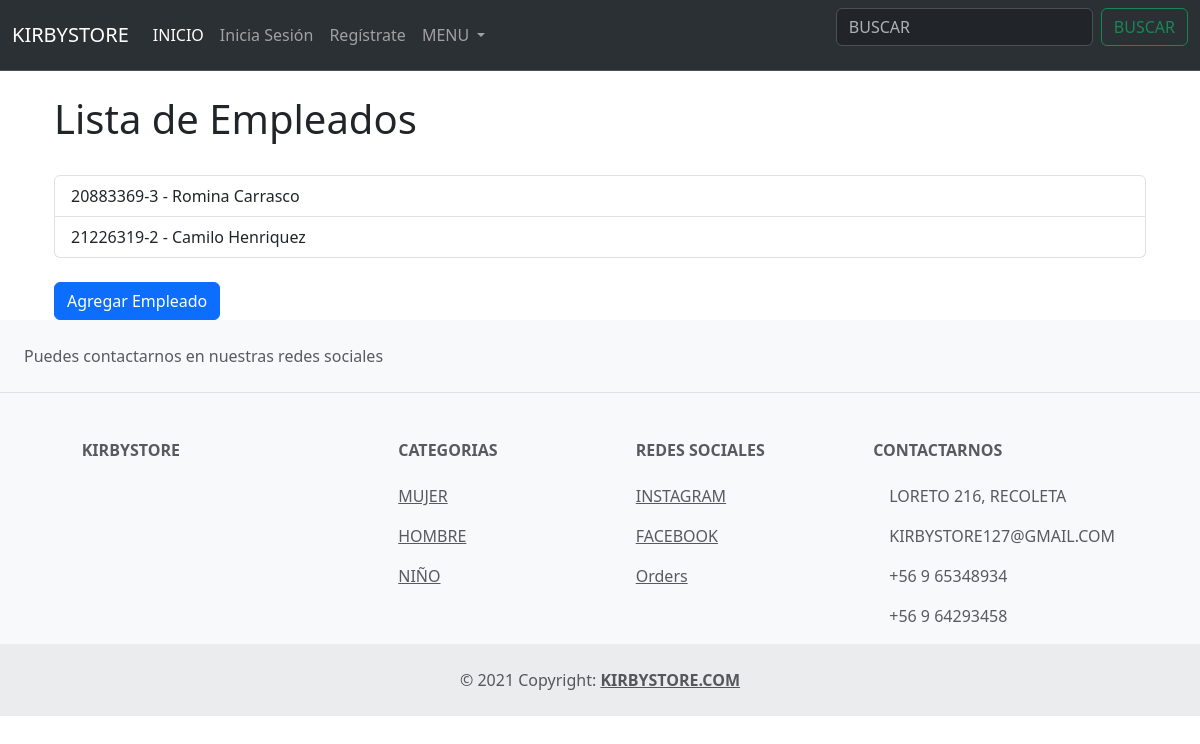
/empleados/, run on an earlier commit of the app's database.
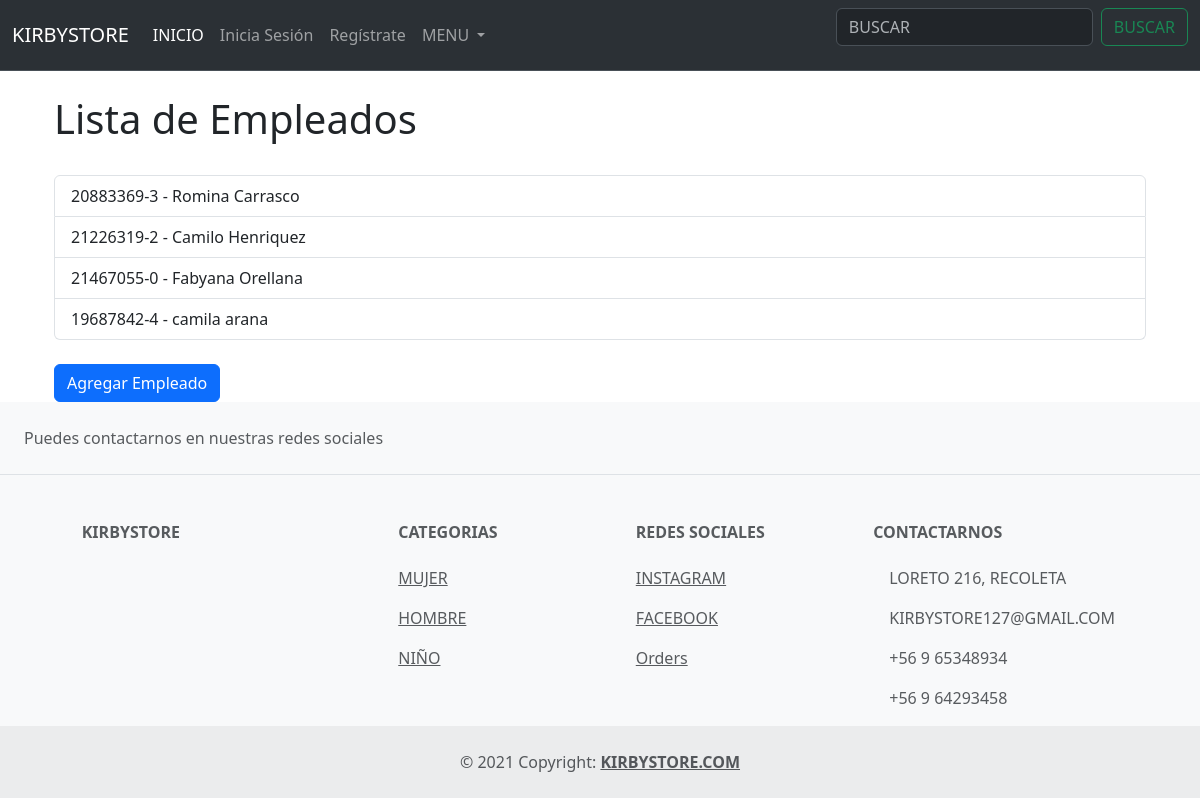
And on a later commit of the database.
### core/models.py (models this page shows, shortened)
class Empleado(models.Model):
    nombre = models.CharField(max_length=100)
    apellido = models.CharField(max_length=100)
    rut = models.CharField(max_length=12, unique=True, validators=[validar_rut])
    email = models.EmailField(unique=True)
    telefono = models.CharField(max_length=20, blank=True, null=True)
    cargo = models.ForeignKey(Cargo, on_delete=models.CASCADE)

### core/views.py (the view)
# urls.py: path('empleados/', views.lista_empleados, name='lista_empleados'),
def lista_empleados(request):
    empleados = Empleado.objects.all()
    return render(request, 'core/lista_empleados.html', {'empleados': empleados})

### core/templates/core/lista_empleados.html
{% extends 'base.html' %}
{% block content %}
<div class="container">
    <h1>Lista de Empleados</h1>
    <br>
    <ul class="list-group">
        {% for empleado in empleados %}
        <li class="list-group-item">{{ empleado.rut }} - {{ empleado.nombre }} {{ empleado.apellido }}</li>
        {% endfor %}
    </ul>
    <br>
    <a href="{% url 'agregar_empleado' %}" class="btn btn-primary">Agregar Empleado</a>
</div>
{% endblock %}

### core/templates/base.html (shortened to what this page needs)
{% load static %}
<html lang="es">
<head>
    <link href="https://cdn.jsdelivr.net/npm/bootstrap@5.0.2/dist/css/bootstrap.min.css" rel="stylesheet">
    <link href="{% static 'core/bootstrap.min.css' %}" rel="stylesheet">
</head>
<body>
    {% include 'navbar.html' %}
    <div class="container mt-4">
        {% block content %}{% endblock %}
    </div>
    {% include 'footer.html' %}
</body>
</html>

### core/templates/navbar.html (shortened to what this page needs)
{% load static %}
<nav class="navbar navbar-expand-lg bg-body-tertiary navbar-dark bg-dark border-bottom border-body" data-bs-theme="dark">
  <div class="container-fluid">
    <a class="navbar-brand" href="#">KIRBYSTORE</a>
    <div class="collapse navbar-collapse" id="navbarScroll">
      <ul class="navbar-nav me-auto my-2 my-lg-0 navbar-nav-scroll" style="--bs-scroll-height: 100px;">
        <li class="nav-item">
          <a class="nav-link active" aria-current="page" href="{% url 'inicio' %}">INICIO</a>
        </li>
        {% if user.is_authenticated %}
        <li class="nav-item">
          <a class="nav-link" href="{% url 'logout' %}">Cerrar Sesión</a>
        </li>
        {% else %}
        <li class="nav-item">
          <a class="nav-link" href="{% url 'iniciosesion' %}">Inicia Sesión</a>
        </li>
        <li class="nav-item">
          <a class="nav-link" href="{% url 'registro' %}">Regístrate</a>
        </li>
        {% endif %}
        <li class="nav-item dropdown">
          <a class="nav-link dropdown-toggle" href="#" role="button" data-bs-toggle="dropdown" aria-expanded="false">
              MENU
          </a>
        </li>
      </ul>
      <form class="d-flex" role="search">
        <input class="form-control me-2" type="search" placeholder="BUSCAR" aria-label="Search">
        <button class="btn btn-outline-success" type="submit">BUSCAR</button>
      </form>
    </div>
  </div>
</nav>

### core/templates/footer.html (shortened to what this page needs)
<footer class="text-center text-lg-start bg-body-tertiary text-muted" class="footer.container">
    <section class="d-flex justify-content-center justify-content-lg-between p-4 border-bottom">
      <div class="me-5 d-none d-lg-block">
        <span>Puedes contactarnos en nuestras redes sociales</span>
      </div>
      <div>
      </div>
    </section>
    <section class="">
      <div class="container text-center text-md-start mt-5">
        <div class="row mt-3">
          <div class="col-md-3 col-lg-4 col-xl-3 mx-auto mb-4">
            <h6 class="text-uppercase fw-bold mb-4">
              KIRBYSTORE
            </h6>
          </div>
          <div class="col-md-2 col-lg-2 col-xl-2 mx-auto mb-4">
            <h6 class="text-uppercase fw-bold mb-4">
              CATEGORIAS
            </h6>
            <p>
              <a href="#!" class="text-reset">MUJER</a>
            </p>
            <p>
              <a href="#!" class="text-reset">HOMBRE</a>
            </p>
            <p>
              <a href="#!" class="text-reset">NIÑO</a>
            </p>
          </div>
          <div class="col-md-3 col-lg-2 col-xl-2 mx-auto mb-4">
            <h6 class="text-uppercase fw-bold mb-4">
              REDES SOCIALES
            </h6>
            <p>
              <a href="#!" class="text-reset">INSTAGRAM</a>
            </p>
            <p>
              <a href="#!" class="text-reset">FACEBOOK</a>
            </p>
            <p>
              <a href="#!" class="text-reset">Orders</a>
            </p>
          </div>
          <div class="col-md-4 col-lg-3 col-xl-3 mx-auto mb-md-0 mb-4">
            <h6 class="text-uppercase fw-bold mb-4">contactarnos</h6>
            <p> LORETO 216, RECOLETA</p>
            <p>
              KIRBYSTORE127@GMAIL.COM
            </p>
            <p> +56 9 65348934 </p>
            <p> +56 9 64293458</p>
          </div>
        </div>
      </div>
    </section>
    <div class="text-center p-4" style="background-color: rgba(0, 0, 0, 0.05);">
      © 2021 Copyright:
      <a class="text-reset fw-bold" href="https://mdbootstrap.com/">KIRBYSTORE.COM</a>
    </div>
  </footer>

What changed in the data, as far as the page shows it:
added Empleado: rut "21467055-0", nombre "Fabyana", apellido "Orellana"
added Empleado: rut "19687842-4", nombre "camila", apellido "arana"
